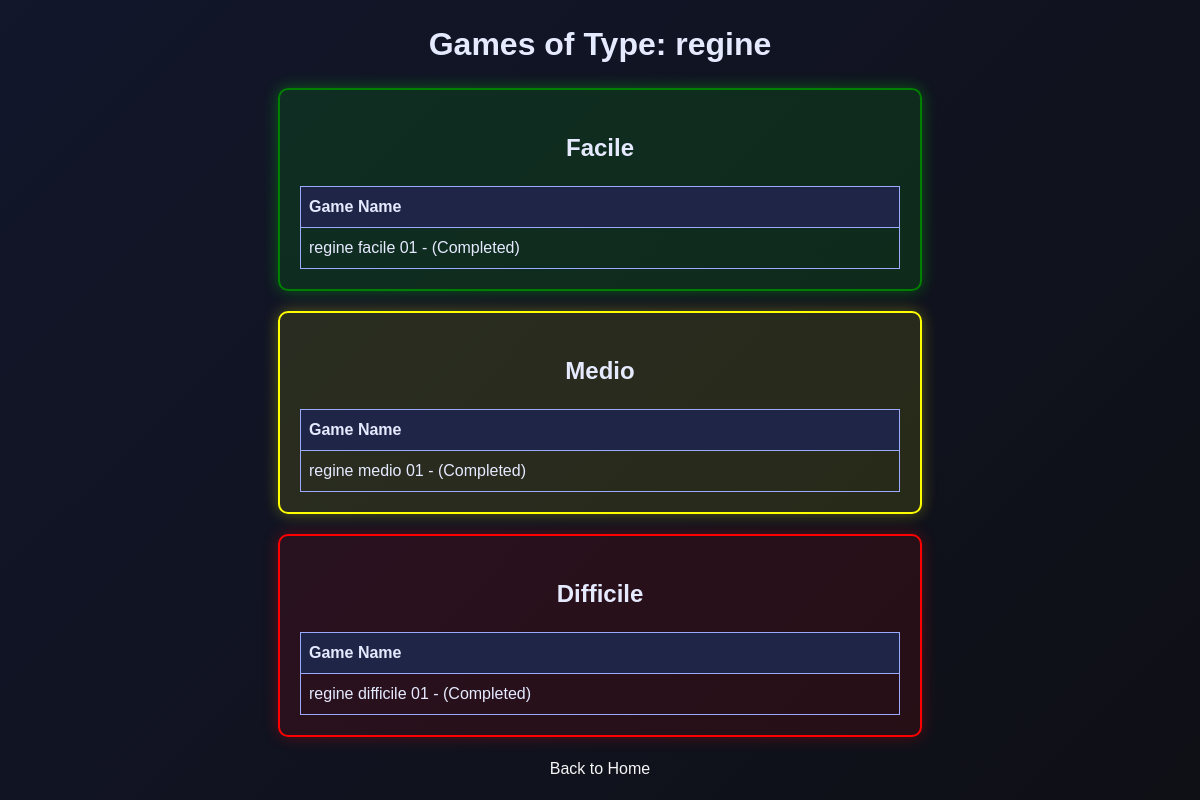
The app's page /filtro_categorie/regine/ (signed in) with its own data.
### home/models.py (models this page shows, shortened)
class GameBoard(models.Model):
    game = models.ForeignKey(
        Game, on_delete=models.CASCADE
    )  # Add a foreign key to Game
    board_data = models.JSONField()
    difficulty = models.CharField(max_length=50)
    value_points = models.IntegerField()

class Game(models.Model):
    name = models.CharField(max_length=100)
    game_type = models.CharField(max_length=50)

### home/views.py (the view)
def filtro_categorie(request, game_type):
    user = request.user
    games = GameBoard.objects.filter(game__game_type=game_type).order_by("difficulty")
    grouped_games = {"facile": [], "medio": [], "difficile": []}
    completed_games = user.completed_games.all()
    for game in games:
        if game.difficulty in grouped_games:
            grouped_games[game.difficulty].append(game)
    sorted_grouped_games = [
        (difficulty, grouped_games[difficulty])
        for difficulty in ["facile", "medio", "difficile"]
    ]
    context = {
        "game_type": game_type,
        "grouped_games": sorted_grouped_games,
        "completed_games": completed_games,
    }
    return render(request, "home/filtro_categorie.html", context)

### home/templates/home/filtro_categorie.html (shortened to what this page needs)
<!DOCTYPE html>
<html lang="en">
<head>
</head>
<body>
    <h1>Games of Type: {{ game_type }}</h1>
    {% for difficulty, games in grouped_games %}
    {% if games %}
        <div class="game-section {{ difficulty }}">
            <h2>{{ difficulty|title }}</h2>
            <table>
                <thead>
                    <tr>
                        <th>Game Name</th>
                    </tr>
                </thead>
                <tbody>
                    {% for game in games %}
                        <tr>
                            {% if game in completed_games %}
                                <td>{{ game.game.name }} - (Completed)</td>
                            {% else %}
                                <td><a href="{% url 'home:game_detail' game.id %}">{{ game.game.name }}</a></td>
                            {% endif %}
                        </tr>
                    {% endfor %}
                </tbody>
            </table>
        </div>
    {% endif %}
{% endfor %}
    <a href="{% url 'home:index' %}">Back to Home</a>
</body>
</html>

### home/templates/home/filtro_categorie.html (style rules this page uses)
body { margin: 0; font: 100% / 1.5 Raleway, sans-serif; color: hsl(230, 100%, 95%); background: linear-gradient(135deg, hsl(230, 40%, 12%), hsl(230, 20%, 7%)); height: 100vh; display: flex; flex-direction: column; align-items: center; justify-content: flex-start; text-align: center; }
a:link { color: whitesmoke; background-color: transparent; text-decoration: none; }
.game-section { margin-bottom: 50px; width: 80%; flex-direction: column; display: flex; align-items: center; justify-content: center; padding: 20px; border-radius: 10px; box-shadow: 0 0 15px rgba(255, 255, 255, 0.3); background: rgba(255, 255, 255, 0.1); width: 600px; margin: 0 auto; }
.game-section.facile { border: 2px solid green; box-shadow: 0 0 15px rgba(0, 255, 0, 0.3); background: rgba(0, 255, 0, 0.1); margin-bottom: 20px; }
.game-section.medio { border: 2px solid yellow; box-shadow: 0 0 15px rgba(255, 255, 0, 0.3); background: rgba(255, 255, 0, 0.1); margin-bottom: 20px; }
.game-section.difficile { border: 2px solid red; box-shadow: 0 0 15px rgba(255, 0, 0, 0.3); background: rgba(255, 0, 0, 0.1); margin-bottom: 20px; }
table { width: 100%; border-collapse: collapse; }
th, td { border: 1px solid hsl(230, 100%, 80%); padding: 8px; text-align: left; }
th { background-color: hsl(230, 40%, 20%); }
h1, h2 { margin: 20px 0; }

### records on screen
GameBoard: difficulty "Facile", game.name "regine facile 01"
GameBoard: difficulty "Medio", game.name "regine medio 01"
GameBoard: difficulty "Difficile", game.name "regine difficile 01"

### other values on screen
{{ game_type }} "regine"
